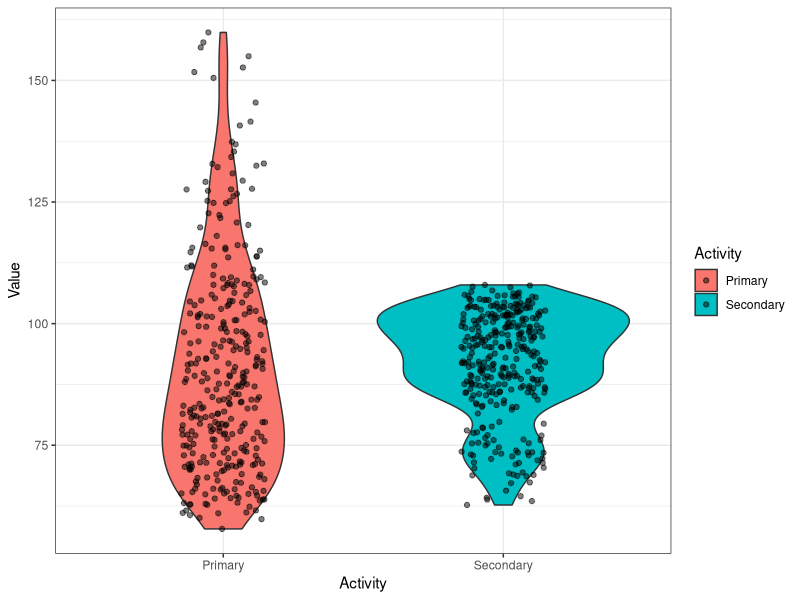
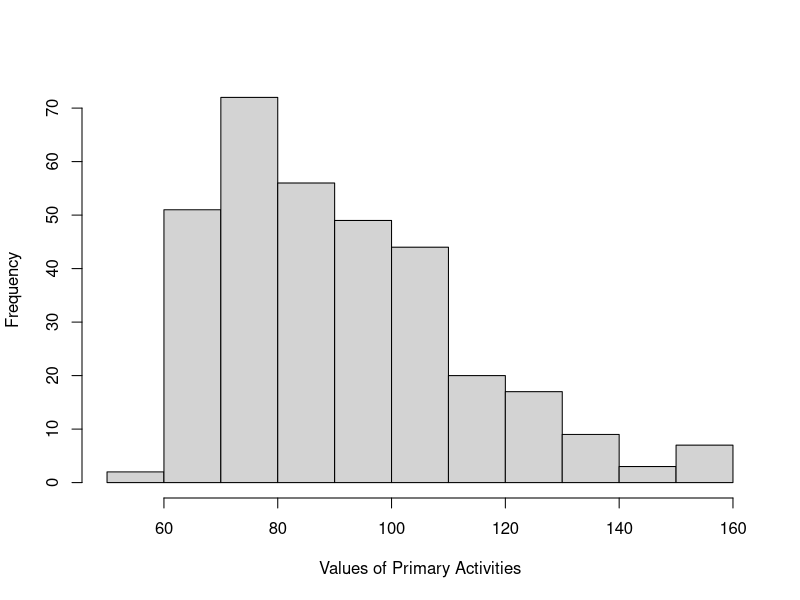
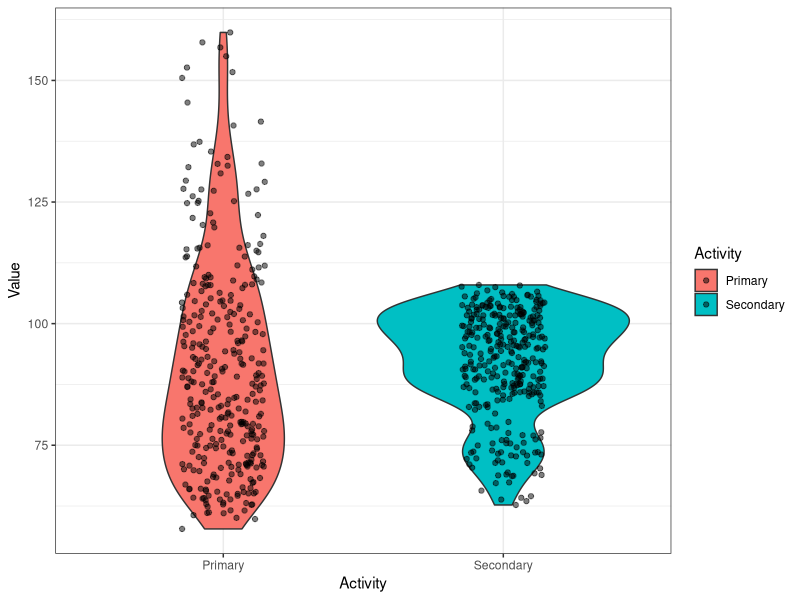
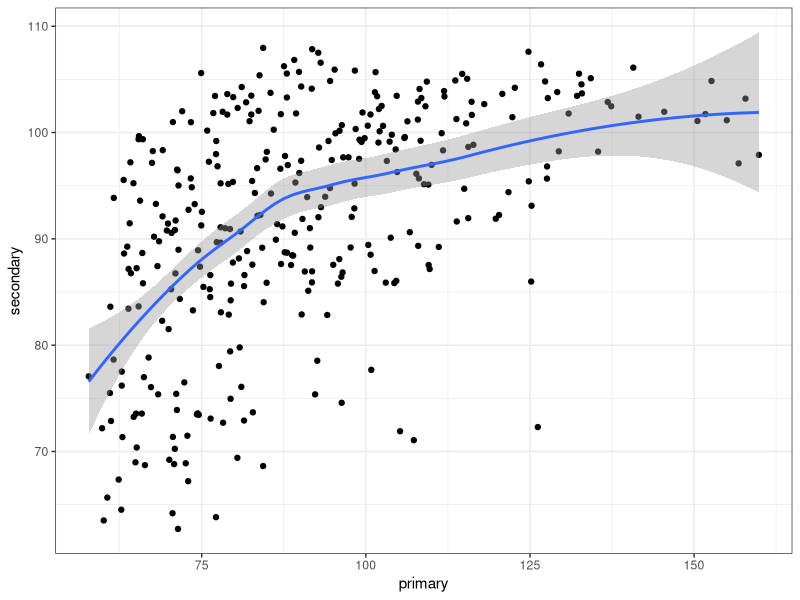

Here is the R script that generated these plots, in order:
# Title     : Statistical Tests
# Objective : Compute 8 statistical tests in R
# Created by: oscarhernandezlopez
# Created on: 09/10/20

require(ggplot2)


data<-read.csv("IGAE_1.csv",header = TRUE)
df_data<-read.csv("df_data.csv",header = TRUE)

#Extract data
pri <- data[1,2:(ncol(data))]   #https://dzone.com/articles/learn-r-how-extract-rows
sec <- data[2,2:(ncol(data))]
ter <- data[3,2:(ncol(data))]


data_trimmed <- data[,2:13]

df<- t(data[,2:ncol(data)])
dft <- as.data.frame(df)
names(dft) <- c('primary','secondary','tertiary')

df12 <- do.call(rbind, Map(data.frame, A=pri, B=sec))

#One Sample t-Test (for Primary Activities)
sink('t_test.txt',append = TRUE)
t.test(pri, mu=90, conf.int = TRUE)
sink(file = NULL)

#Wilcoxon Signed Rank Test (for Secondary Activities)
sink('wilcoxon.txt',append = TRUE)
wilcox.test(as.numeric(sec), mu=90, conf.int = TRUE)
sink(file = NULL)

#Two Sample t-Test and Wilcoxon Rank Sum Test
sink('wilcoxon_2sample.txt',append = TRUE)
wilcox.test(as.numeric(pri),as.numeric(sec), alternative = 'g', mu=90)
sink(file = NULL)

#Shapiro Test
sink('shapiro.txt',append = TRUE)
shapiro.test(as.numeric(pri))
sink(file = NULL)

png('hist.png',width = 2000, height = 1600, res = 275)
hist(as.numeric(pri), main = NULL, xlab = "Values of Primary Activities")
dev.off()

#Kolmogorov And Smirnov Test
sink('ks.txt',append = TRUE)
ks.test(as.numeric(pri),as.numeric(sec))
sink(file = NULL)


ggplot(df_data[1:660,],aes(x=Activity,
                       y=Value, fill=Activity))+
            geom_violin()+
            geom_jitter(width=0.15, alpha=0.5)+
            theme(legend.position = "none") + theme_bw()
          ggsave("violin.png")

#Fisher’s F-Test
sink('fisher.txt',append = TRUE)
var.test(as.numeric(sec),as.numeric(ter))
sink(file = NULL)

#Chi Squared Test
critical_value <- qchisq(0.95,22)
sink('chi_squared.txt',append = TRUE)
chisq.test(data_trimmed)
cat("Critical Value: ", critical_value)
sink(file = NULL)

#Correlation
sink('correlation.txt',append = TRUE)
cor.test(as.numeric(pri),as.numeric(sec))
sink(file = NULL)

png('scatter.png',width = 2000, height = 1600, res = 450)
ggplot(dft, aes(x=primary, y=secondary)) +
  geom_point() + geom_smooth() + theme_bw()
dev.off()